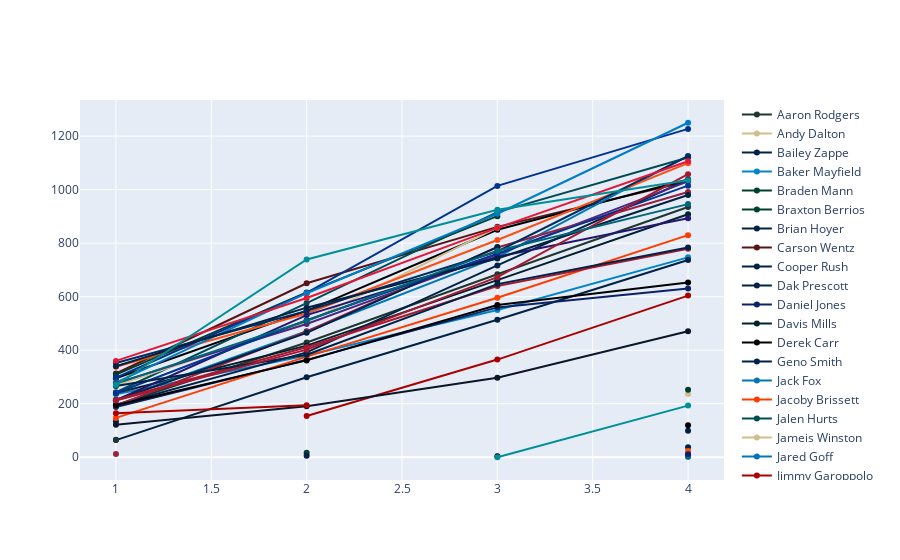

The cell this chart's notebook holds for it:
### Code cell
fig = go.Figure()
for name, values in df_agg.groupby("player_name"):
    if values["passing_yards"].sum() > 1: #filter for over 500 passing yards
        fig.add_trace(
            go.Scatter(
                x=values["week"], 
                y=values["passing_yards"].cumsum(), 
                name=name, 
                mode="markers+lines", 
                line_color=values.iloc[0].team_color,
                hovertemplate=f"<b>{name}</b><br>%{{y}} yds through week %{{x}}<extra></extra>"
            )
        )
    
fig.update_layout(
    font_family="Averta, sans-serif",
    hoverlabel_font_family="Averta, sans-serif",
    xaxis_title_text="Week",
    xaxis_title_font_size=18,
    xaxis_tickfont_size=16,
    yaxis_title_text="Passing Yards",
    yaxis_title_font_size=18,
    yaxis_tickfont_size=16,
    hoverlabel_font_size=16,
    legend_font_size=16,
    height=1000,
    width=1000
)
    
fig.show()

### Figure 1 — Plotly figure (JSON) as saved in the notebook; plotly's stock layout.template omitted (floating-point values rounded to 4 significant figures)
{"data": [{"hovertemplate": "<b>Aaron Rodgers</b><br>%{y} yds through week %{x}<extra></extra>", "line": {"color": "#203731"}, "mode": "markers+lines", "name": "Aaron Rodgers", "type": "scatter", "x": [1, 2, 3, 4], "y": [195, 429, 684, 935]}, {"hovertemplate": "<b>Andy Dalton</b><br>%{y} yds through week %{x}<extra></extra>", "line": {"color": "#D3BC8D"}, "mode": "markers+lines", "name": "Andy Dalton", "type": "scatter", "x": [4], "y": [236]}, {"hovertemplate": "<b>Bailey Zappe</b><br>%{y} yds through week %{x}<extra></extra>", "line": {"color": "#002244"}, "mode": "markers+lines", "name": "Bailey Zappe", "type": "scatter", "x": [4], "y": [99]}, {"hovertemplate": "<b>Baker Mayfield</b><br>%{y} yds through week %{x}<extra></extra>", "line": {"color": "#0085CA"}, "mode": "markers+lines", "name": "Baker Mayfield", "type": "scatter", "x": [1, 2, 3, 4], "y": [235, 380, 550, 747]}, {"hovertemplate": "<b>Braden Mann</b><br>%{y} yds through week %{x}<extra></extra>", "line": {"color": "#003F2D"}, "mode": "markers+lines", "name": "Braden Mann", "type": "scatter", "x": [2], "y": [17]}, {"hovertemplate": "<b>Braxton Berrios</b><br>%{y} yds through week %{x}<extra></extra>", "line": {"color": "#003F2D"}, "mode": "markers+lines", "name": "Braxton Berrios", "type": "scatter", "x": [4], "y": [2]}, {"hovertemplate": "<b>Brian Hoyer</b><br>%{y} yds through week %{x}<extra></extra>", "line": {"color": "#002244"}, "mode": "markers+lines", "name": "Brian Hoyer", "type": "scatter", "x": [4], "y": [37]}, {"hovertemplate": "<b>Carson Wentz</b><br>%{y} yds through week %{x}<extra></extra>", "line": {"color": "#5A1414"}, "mode": "markers+lines", "name": "Carson Wentz", "type": "scatter", "x": [1, 2, 3, 4], "y": [313, 650, 861, 1031]}, {"hovertemplate": "<b>Cooper Rush</b><br>%{y} yds through week %{x}<extra></extra>", "line": {"color": "#002244"}, "mode": "markers+lines", "name": "Cooper Rush", "type": "scatter", "x": [1, 2, 3, 4], "y": [64, 299, 514, 737]}, {"hovertemplate": "<b>Dak Prescott</b><br>%{y} yds through week %{x}<extra></extra>", "line": {"color": "#002244"}, "mode": "markers+lines", "name": "Dak Prescott", "type": "scatter", "x": [1], "y": [134]}, {"hovertemplate": "<b>Daniel Jones</b><br>%{y} yds through week %{x}<extra></extra>", "line": {"color": "#0B2265"}, "mode": "markers+lines", "name": "Daniel Jones", "type": "scatter", "x": [1, 2, 3, 4], "y": [188, 364, 560, 631]}, {"hovertemplate": "<b>Davis Mills</b><br>%{y} yds through week %{x}<extra></extra>", "line": {"color": "#03202F"}, "mode": "markers+lines", "name": "Davis Mills", "type": "scatter", "x": [1, 2, 3, 4], "y": [240, 417, 662, 908]}, {"hovertemplate": "<b>Derek Carr</b><br>%{y} yds through week %{x}<extra></extra>", "line": {"color": "#000000"}, "mode": "markers+lines", "name": "Derek Carr", "type": "scatter", "x": [1, 2, 3, 4], "y": [295, 547, 850, 1038]}, {"hovertemplate": "<b>Geno Smith</b><br>%{y} yds through week %{x}<extra></extra>", "line": {"color": "#002244"}, "mode": "markers+lines", "name": "Geno Smith", "type": "scatter", "x": [1, 2, 3, 4], "y": [195, 392, 717, 1037]}, {"hovertemplate": "<b>Jack Fox</b><br>%{y} yds through week %{x}<extra></extra>", "line": {"color": "#0076B6"}, "mode": "markers+lines", "name": "Jack Fox", "type": "scatter", "x": [4], "y": [6]}, {"hovertemplate": "<b>Jacoby Brissett</b><br>%{y} yds through week %{x}<extra></extra>", "line": {"color": "#FF3C00"}, "mode": "markers+lines", "name": "Jacoby Brissett", "type": "scatter", "x": [1, 2, 3, 4], "y": [147, 376, 596, 830]}, {"hovertemplate": "<b>Jalen Hurts</b><br>%{y} yds through week %{x}<extra></extra>", "line": {"color": "#004C54"}, "mode": "markers+lines", "name": "Jalen Hurts", "type": "scatter", "x": [1, 2, 3, 4], "y": [243, 576, 916, 1120]}, {"hovertemplate": "<b>Jameis Winston</b><br>%{y} yds through week %{x}<extra></extra>", "line": {"color": "#D3BC8D"}, "mode": "markers+lines", "name": "Jameis Winston", "type": "scatter", "x": [1, 2, 3], "y": [269, 505, 858]}, {"hovertemplate": "<b>Jared Goff</b><br>%{y} yds through week %{x}<extra></extra>", "line": {"color": "#0076B6"}, "mode": "markers+lines", "name": "Jared Goff", "type": "scatter", "x": [1, 2, 3, 4], "y": [215, 471, 748, 1126]}, {"hovertemplate": "<b>Jimmy Garoppolo</b><br>%{y} yds through week %{x}<extra></extra>", "line": {"color": "#AA0000"}, "mode": "markers+lines", "name": "Jimmy Garoppolo", "type": "scatter", "x": [2, 3, 4], "y": [154, 365, 604]}, {"hovertemplate": "<b>Joe Burrow</b><br>%{y} yds through week %{x}<extra></extra>", "line": {"color": "#FB4F14"}, "mode": "markers+lines", "name": "Joe Burrow", "type": "scatter", "x": [1, 2, 3, 4], "y": [338, 537, 812, 1099]}, {"hovertemplate": "<b>Joe Flacco</b><br>%{y} yds through week %{x}<extra></extra>", "line": {"color": "#003F2D"}, "mode": "markers+lines", "name": "Joe Flacco", "type": "scatter", "x": [1, 2, 3], "y": [309, 616, 901]}, {"hovertemplate": "<b>Jordan Love</b><br>%{y} yds through week %{x}<extra></extra>", "line": {"color": "#203731"}, "mode": "markers+lines", "name": "Jordan Love", "type": "scatter", "x": [1], "y": [65]}, {"hovertemplate": "<b>Josh Allen</b><br>%{y} yds through week %{x}<extra></extra>", "line": {"color": "#00338D"}, "mode": "markers+lines", "name": "Josh Allen", "type": "scatter", "x": [1, 2, 3, 4], "y": [297, 614, 1014, 1227]}, {"hovertemplate": "<b>Justin Fields</b><br>%{y} yds through week %{x}<extra></extra>", "line": {"color": "#0B162A"}, "mode": "markers+lines", "name": "Justin Fields", "type": "scatter", "x": [1, 2, 3, 4], "y": [121, 191, 297, 471]}, {"hovertemplate": "<b>Justin Herbert</b><br>%{y} yds through week %{x}<extra></extra>", "line": {"color": "#007BC7"}, "mode": "markers+lines", "name": "Justin Herbert", "type": "scatter", "x": [1, 2, 3, 4], "y": [279, 613, 910, 1250]}, {"hovertemplate": "<b>Kenny Pickett</b><br>%{y} yds through week %{x}<extra></extra>", "line": {"color": "#000000"}, "mode": "markers+lines", "name": "Kenny Pickett", "type": "scatter", "x": [4], "y": [120]}, {"hovertemplate": "<b>Kirk Cousins</b><br>%{y} yds through week %{x}<extra></extra>", "line": {"color": "#4F2683"}, "mode": "markers+lines", "name": "Kirk Cousins", "type": "scatter", "x": [1, 2, 3, 4], "y": [277, 498, 758, 1031]}, {"hovertemplate": "<b>Kyler Murray</b><br>%{y} yds through week %{x}<extra></extra>", "line": {"color": "#97233F"}, "mode": "markers+lines", "name": "Kyler Murray", "type": "scatter", "x": [1, 2, 3, 4], "y": [193, 470, 784, 991]}, {"hovertemplate": "<b>Lamar Jackson</b><br>%{y} yds through week %{x}<extra></extra>", "line": {"color": "#241773"}, "mode": "markers+lines", "name": "Lamar Jackson", "type": "scatter", "x": [1, 2, 3, 4], "y": [213, 531, 749, 893]}, {"hovertemplate": "<b>Mac Jones</b><br>%{y} yds through week %{x}<extra></extra>", "line": {"color": "#002244"}, "mode": "markers+lines", "name": "Mac Jones", "type": "scatter", "x": [1, 2, 3], "y": [213, 465, 786]}, {"hovertemplate": "<b>Mack Hollins</b><br>%{y} yds through week %{x}<extra></extra>", "line": {"color": "#000000"}, "mode": "markers+lines", "name": "Mack Hollins", "type": "scatter", "x": [3], "y": [4]}, {"hovertemplate": "<b>Malik Willis</b><br>%{y} yds through week %{x}<extra></extra>", "line": {"color": "#002244"}, "mode": "markers+lines", "name": "Malik Willis", "type": "scatter", "x": [2], "y": [6]}, {"hovertemplate": "<b>Marcus Mariota</b><br>%{y} yds through week %{x}<extra></extra>", "line": {"color": "#A71930"}, "mode": "markers+lines", "name": "Marcus Mariota", "type": "scatter", "x": [1, 2, 3, 4], "y": [215, 411, 640, 779]}, {"hovertemplate": "<b>Matt Ryan</b><br>%{y} yds through week %{x}<extra></extra>", "line": {"color": "#002C5F"}, "mode": "markers+lines", "name": "Matt Ryan", "type": "scatter", "x": [1, 2, 3, 4], "y": [352, 547, 769, 1125]}, {"hovertemplate": "<b>Matthew Stafford</b><br>%{y} yds through week %{x}<extra></extra>", "line": {"color": "#003594"}, "mode": "markers+lines", "name": "Matthew Stafford", "type": "scatter", "x": [1, 2, 3, 4], "y": [240, 512, 761, 1015]}, {"hovertemplate": "<b>Mitchell Trubisky</b><br>%{y} yds through week %{x}<extra></extra>", "line": {"color": "#000000"}, "mode": "markers+lines", "name": "Mitchell Trubisky", "type": "scatter", "x": [1, 2, 3, 4], "y": [194, 362, 569, 653]}, {"hovertemplate": "<b>Patrick Mahomes</b><br>%{y} yds through week %{x}<extra></extra>", "line": {"color": "#E31837"}, "mode": "markers+lines", "name": "Patrick Mahomes", "type": "scatter", "x": [1, 2, 3, 4], "y": [360, 595, 857, 1106]}, {"hovertemplate": "<b>Russell Wilson</b><br>%{y} yds through week %{x}<extra></extra>", "line": {"color": "#002244"}, "mode": "markers+lines", "name": "Russell Wilson", "type": "scatter", "x": [1, 2, 3, 4], "y": [340, 559, 743, 980]}, {"hovertemplate": "<b>Ryan Tannehill</b><br>%{y} yds through week %{x}<extra></extra>", "line": {"color": "#002244"}, "mode": "markers+lines", "name": "Ryan Tannehill", "type": "scatter", "x": [1, 2, 3, 4], "y": [266, 383, 647, 784]}, {"hovertemplate": "<b>Ryan Wright</b><br>%{y} yds through week %{x}<extra></extra>", "line": {"color": "#4F2683"}, "mode": "markers+lines", "name": "Ryan Wright", "type": "scatter", "x": [4], "y": [13]}, {"hovertemplate": "<b>Teddy Bridgewater</b><br>%{y} yds through week %{x}<extra></extra>", "line": {"color": "#008E97"}, "mode": "markers+lines", "name": "Teddy Bridgewater", "type": "scatter", "x": [3, 4], "y": [0, 193]}, {"hovertemplate": "<b>Tom Brady</b><br>%{y} yds through week %{x}<extra></extra>", "line": {"color": "#A71930"}, "mode": "markers+lines", "name": "Tom Brady", "type": "scatter", "x": [1, 2, 3, 4], "y": [212, 402, 673, 1058]}, {"hovertemplate": "<b>Trace McSorley</b><br>%{y} yds through week %{x}<extra></extra>", "line": {"color": "#97233F"}, "mode": "markers+lines", "name": "Trace McSorley", "type": "scatter", "x": [1], "y": [12]}, {"hovertemplate": "<b>Trevor Lawrence</b><br>%{y} yds through week %{x}<extra></extra>", "line": {"color": "#006778"}, "mode": "markers+lines", "name": "Trevor Lawrence", "type": "scatter", "x": [1, 2, 3, 4], "y": [275, 510, 772, 946]}, {"hovertemplate": "<b>Trey Lance</b><br>%{y} yds through week %{x}<extra></extra>", "line": {"color": "#AA0000"}, "mode": "markers+lines", "name": "Trey Lance", "type": "scatter", "x": [1, 2], "y": [164, 194]}, {"hovertemplate": "<b>Tua Tagovailoa</b><br>%{y} yds through week %{x}<extra></extra>", "line": {"color": "#008E97"}, "mode": "markers+lines", "name": "Tua Tagovailoa", "type": "scatter", "x": [1, 2, 3, 4], "y": [270, 739, 925, 1035]}, {"hovertemplate": "<b>Tyler Boyd</b><br>%{y} yds through week %{x}<extra></extra>", "line": {"color": "#FB4F14"}, "mode": "markers+lines", "name": "Tyler Boyd", "type": "scatter", "x": [4], "y": [23]}, {"hovertemplate": "<b>Tyrod Taylor</b><br>%{y} yds through week %{x}<extra></extra>", "line": {"color": "#0B2265"}, "mode": "markers+lines", "name": "Tyrod Taylor", "type": "scatter", "x": [4], "y": [11]}, {"hovertemplate": "<b>Zach Wilson</b><br>%{y} yds through week %{x}<extra></extra>", "line": {"color": "#003F2D"}, "mode": "markers+lines", "name": "Zach Wilson", "type": "scatter", "x": [4], "y": [252]}], "layout": {}}
